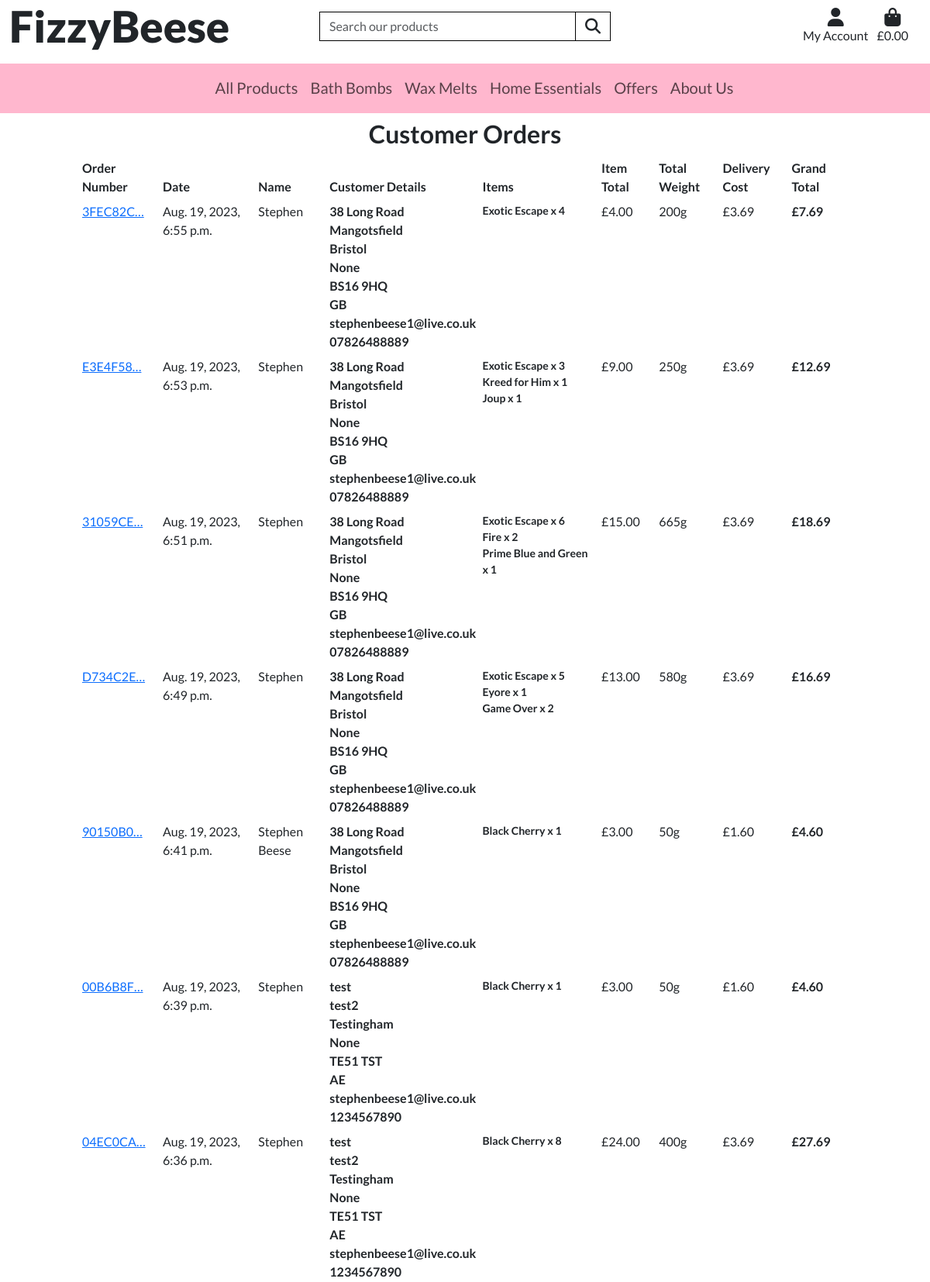
/profile/all_orders/ (signed in, upper part), run on the app's committed database.
### checkout/models.py (models this page shows, shortened)
class Order(models.Model):
    order_number = models.CharField(max_length=32, null=False, editable=False)
    user_profile = models.ForeignKey(UserProfile, on_delete=models.SET_NULL,
                                     null=True, blank=True,
                                     related_name='orders')
    full_name = models.CharField(max_length=50, null=False, blank=False)
    email = models.EmailField(max_length=254, null=False, blank=False)
    phone_number = models.CharField(max_length=20, null=False, blank=False)
    country = CountryField(blank_label='Country *', null=False, blank=False)
    postcode = models.CharField(max_length=20, null=False, blank=False)
    town_or_city = models.CharField(max_length=40, null=False, blank=False)
    street_address1 = models.CharField(max_length=80, null=False, blank=False)
    street_address2 = models.CharField(max_length=80, null=True, blank=True)
    county = models.CharField(max_length=80, null=True, blank=True)
    date = models.DateTimeField(auto_now_add=True)
    total_weight = models.IntegerField(null=False, default=0)
    delivery_cost = models.DecimalField(max_digits=6, decimal_places=2, null=False, default=0)
    order_total = models.DecimalField(max_digits=10, decimal_places=2, null=False, default=0.00)
    grand_total = models.DecimalField(max_digits=10, decimal_places=2, null=False, default=0)
    original_bag = models.TextField(null=False, blank=False, default='')
    stripe_pid = models.CharField(max_length=254, null=False, blank=False, default='')

class OrderLineItem(models.Model):
    order = models.ForeignKey(Order, null=False, blank=False, on_delete=models.CASCADE, related_name='lineitems')
    product = models.ForeignKey(Product, null=False, blank=False, on_delete=models.CASCADE)
    quantity = models.IntegerField(null=False, blank=False, default=0)
    lineitem_total = models.DecimalField(max_digits=6, decimal_places=2, null=False, blank=False, editable=False)

### products/models.py (models this page shows, shortened)
class Product(models.Model):
    name = models.CharField(max_length=254, unique=True)
    description = models.TextField(null=True, blank=True)
    price = models.DecimalField(max_digits=5, decimal_places=2)
    stock_remaining = models.IntegerField(null=False)
    product_categories = models.ManyToManyField(ProductCategory)  # Links to ProductCategory
    fragrance_categories = models.ManyToManyField(FragranceCategory, blank=True)  # Links to FragranceCategory
    weight = models.IntegerField()
    sale_price = models.DecimalField(max_digits=5, decimal_places=2, null=True, blank=True)
    is_clearance = models.BooleanField()
    is_featured = models.BooleanField()
    is_hidden = models.BooleanField()
    image = models.ImageField(null=True, blank=True)
    label_image = models.ImageField(null=True, blank=True)
    uploaded_on = models.DateTimeField()

### profiles/views.py (the view)
# urls.py: path('all_orders/', views.all_orders, name='all_orders'),
@login_required
def all_orders(request):
    if not request.user.is_superuser:
        messages.error(request, 'Sorry, only store owners can do that!')
        return redirect(reverse('home'))
    orders = Order.objects.all().order_by('-date')
    template = 'profiles/all_orders.html'
    context = {
        'orders': orders,
    }
    return render(request, template, context)

### bag/contexts.py (called while the page is built, shortened)
def bag_contents(request):
    bag_items = []
    total = 0
    product_count = 0
    total_weight = 0
    bag = request.session.get('bag', {})
    if total < settings.FREE_DELIVERY_THRESHOLD:
        if product_count == 0:
            delivery = 0
        free_delivery_delta = settings.FREE_DELIVERY_THRESHOLD - total
    else:
        delivery = 0
        free_delivery_delta = 0
    grand_total = delivery + total
    context = {
        'bag_items': bag_items,
        'total': total,
        'product_count': product_count,
        'total_weight': total_weight,
        'delivery': delivery,
        'free_delivery_delta': free_delivery_delta,
        'free_delivery_threshold': settings.FREE_DELIVERY_THRESHOLD,
        'grand_total': grand_total,
    }
    return context

### home/contexts.py (called while the page is built)
def offers(model):
    clearance_products = Product.objects.filter(is_clearance=True)
    sale_products = Product.objects.filter(sale_price=True)
    context = {
        'clearance_products': clearance_products,
        'sale_products': sale_products,
    }
    return context

### testimonials/contexts.py (called while the page is built)
def testimonial_context(request):
    testimonials = Testimonial.objects.filter(approved=True)
    context = {
        'testimonials': testimonials,
    }
    return context

### profiles/templates/profiles/all_orders.html (shortened to what this page needs)
{% extends 'base.html' %}
{% load static %}
{% block extra_css %}
<link rel="stylesheet" href="{% static 'profiles/css/profile.css' %}">
{% endblock %}
{% block content %}
    <div class="row checkout-container mx-0">
        <div class="col-12">
            <h2 class="text-center my-2 fw-bold">Customer Orders</h2>
        </div>
    </div>
    <div class="row justify-content-center">
        <div class="col-10">
            {% if orders %}
            <div class="order-history-all table-responsive">
                <table class="table table-sm table-borderless">
                    <thead>
                        <th>Order Number</th>
                        <th>Date</th>
                        <th>Name</th>
                        <th>Customer Details</th>
                        <th>Items</th>
                        <th>Item Total</th>
                        <th>Total Weight</th>
                        <th>Delivery Cost</th>
                        <th>Grand Total</th>
                    </thead>
                    <tbody>
                        {% for order in orders %}
                            <tr>
                                <td>
                                    <a href="{% url 'order_history' order.order_number %}"
                                    title="{{ order.order_number}}">
                                        {{ order.order_number|truncatechars:8 }}
                                    </a>
                                </td>
                                <td>{{ order.date }}</td>
                                <td>{{ order.full_name }}</td>
                                <td class="fw-bold">
                                    {{ order.street_address1 }}<br>
                                    {{ order.street_address2 }}<br>
                                    {{ order.town_or_city }}<br>
                                    {{ order.county }}<br>
                                    {{ order.postcode }}<br>
                                    {{ order.country }}<br>
                                    {{ order.email }}<br>
                                    {{ order.phone_number }}<br>
                                </td>
                                <td class="fw-bold">
                                    <ul class="list-unstyled">
                                        {% for item in order.lineitems.all %}
                                            <li class="small">
                                                {{ item.product.name }} x {{ item.quantity }}
                                            </li>
                                        {% endfor %}
                                    </ul>
                                </td>
                                <td>£{{ order.order_total }}</td>
                                <td>{{ order.total_weight }}g</td>
                                <td>£{{ order.delivery_cost }}</td>
                                <td class="fw-bold">£{{ order.grand_total }}</td>
                            </tr>
                        {% endfor %}
                    </tbody>
                </table>
            </div>
            {% else %}
                <h3 class="mb-3 text-center">You currently have no order history.</h3>
            {% endif %}
        </div>
    </div>
{% endblock %}

### static/css/base.css (style rules this page uses)
html { height: 100% }
body { font-family: 'Lato', sans-serif; font-weight: 400; }

### profiles/static/profiles/css/profile.css (style rules this page uses)
.order-history-all { max-height: 65vh; overflow-y: auto; }

### data on the page
Order: order_number "3FEC82C…", date "Aug. 19, 2023, 6:55 p.m.", full_name "Stephen", street_address1 "38 Long Road", street_address2 "Mangotsfield", town_or_city "Bristol", county "None", postcode "BS16 9HQ", country "GB", email "stephenbeese1@live.co.uk", phone_number "07826488889", order_total "4.00", total_weight "200", delivery_cost "3.69", grand_total "7.69"
OrderLineItem: product.name "Exotic Escape", quantity "4"
Order: order_number "E3E4F58…", date "Aug. 19, 2023, 6:53 p.m.", full_name "Stephen", street_address1 "38 Long Road", street_address2 "Mangotsfield", town_or_city "Bristol", county "None", postcode "BS16 9HQ", country "GB", email "stephenbeese1@live.co.uk", phone_number "07826488889", order_total "9.00", total_weight "250", delivery_cost "3.69", grand_total "12.69"
OrderLineItem: product.name "Exotic Escape", quantity "3"
OrderLineItem: product.name "Kreed for Him", quantity "1"
OrderLineItem: product.name "Joup", quantity "1"
Order: order_number "31059CE…", date "Aug. 19, 2023, 6:51 p.m.", full_name "Stephen", street_address1 "38 Long Road", street_address2 "Mangotsfield", town_or_city "Bristol", county "None", postcode "BS16 9HQ", country "GB", email "stephenbeese1@live.co.uk", phone_number "07826488889", order_total "15.00", total_weight "665", delivery_cost "3.69", grand_total "18.69"
OrderLineItem: product.name "Exotic Escape", quantity "6"
OrderLineItem: product.name "Fire", quantity "2"
OrderLineItem: product.name "Prime Blue and Green", quantity "1"
Order: order_number "D734C2E…", date "Aug. 19, 2023, 6:49 p.m.", full_name "Stephen", street_address1 "38 Long Road", street_address2 "Mangotsfield", town_or_city "Bristol", county "None", postcode "BS16 9HQ", country "GB", email "stephenbeese1@live.co.uk", phone_number "07826488889", order_total "13.00", total_weight "580", delivery_cost "3.69", grand_total "16.69"
OrderLineItem: product.name "Exotic Escape", quantity "5"
OrderLineItem: product.name "Eyore", quantity "1"
OrderLineItem: product.name "Game Over", quantity "2"
Order: order_number "90150B0…", date "Aug. 19, 2023, 6:41 p.m.", full_name "Stephen Beese", street_address1 "38 Long Road", street_address2 "Mangotsfield", town_or_city "Bristol", county "None", postcode "BS16 9HQ", country "GB", email "stephenbeese1@live.co.uk", phone_number "07826488889", order_total "3.00", total_weight "50", delivery_cost "1.60", grand_total "4.60"
OrderLineItem: product.name "Black Cherry", quantity "1"
Order: order_number "00B6B8F…", date "Aug. 19, 2023, 6:39 p.m.", full_name "Stephen", street_address1 "test", street_address2 "test2", town_or_city "Testingham", county "None", postcode "TE51 TST", country "AE", email "stephenbeese1@live.co.uk", phone_number "1234567890", order_total "3.00", total_weight "50", delivery_cost "1.60", grand_total "4.60"
OrderLineItem: product.name "Black Cherry", quantity "1"
Order: order_number "04EC0CA…", date "Aug. 19, 2023, 6:36 p.m.", full_name "Stephen", street_address1 "test", street_address2 "test2", town_or_city "Testingham", county "None", postcode "TE51 TST", country "AE", email "stephenbeese1@live.co.uk", phone_number "1234567890", order_total "24.00", total_weight "400", delivery_cost "3.69", grand_total "27.69"
OrderLineItem: product.name "Black Cherry", quantity "8"
